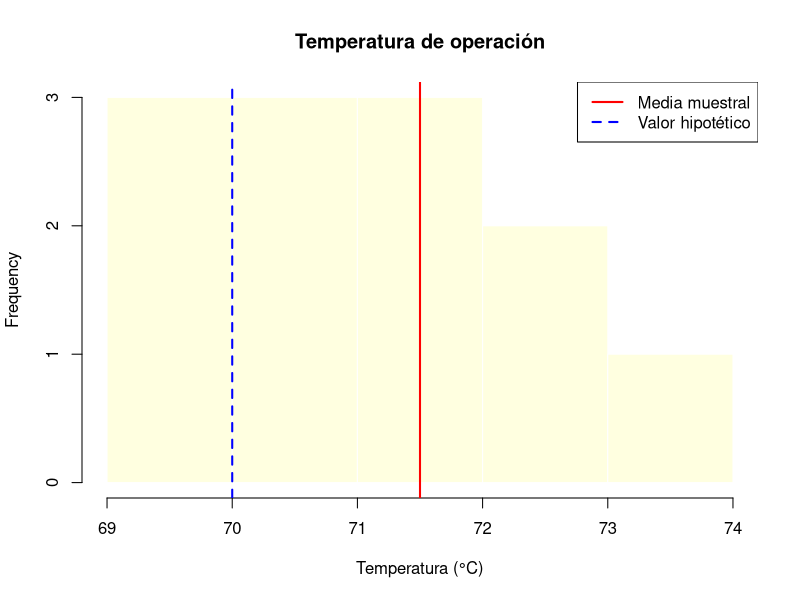
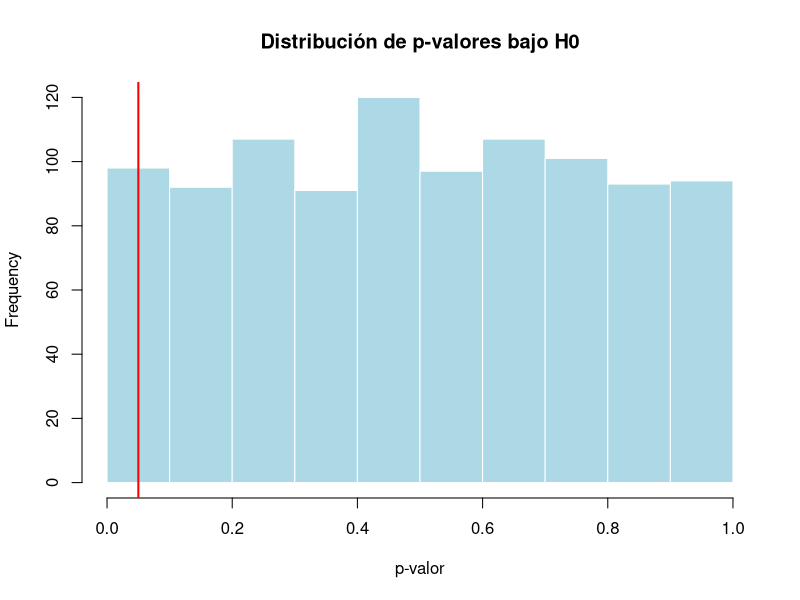

Generate these figures, in order, with R:
## ---- chunk 1
temperatura <- c(71, 72, 69, 70, 73, 72, 71, 70, 74, 72, 71, 73)
temperatura
## ---- chunk 2
prueba <- t.test(temperatura, mu = 70)
prueba
## ---- chunk 3
prueba$p.value
## ---- chunk 4
alpha <- 0.05

if(prueba$p.value <= alpha){
  "Se rechaza H0"
} else {
  "No se rechaza H0"
}
## ---- chunk 5
hist(temperatura,
     col = "lightyellow",
     border = "white",
     main = "Temperatura de operación",
     xlab = "Temperatura (°C)")
abline(v = mean(temperatura), col = "red", lwd = 2)
abline(v = 70, col = "blue", lwd = 2, lty = 2)
legend("topright",
       legend = c("Media muestral", "Valor hipotético"),
       col = c("red", "blue"),
       lwd = 2,
       lty = c(1,2))
## ---- chunk 6
set.seed(123)

B <- 1000
pvalores <- numeric(B)

for(i in 1:B){
  muestra <- rnorm(12, mean = 70, sd = 2)
  pvalores[i] <- t.test(muestra, mu = 70)$p.value
}

hist(pvalores,
     col = "lightblue",
     border = "white",
     main = "Distribución de p-valores bajo H0",
     xlab = "p-valor")
abline(v = 0.05, col = "red", lwd = 2)
## ---- chunk 7
mean(pvalores <= 0.05)
